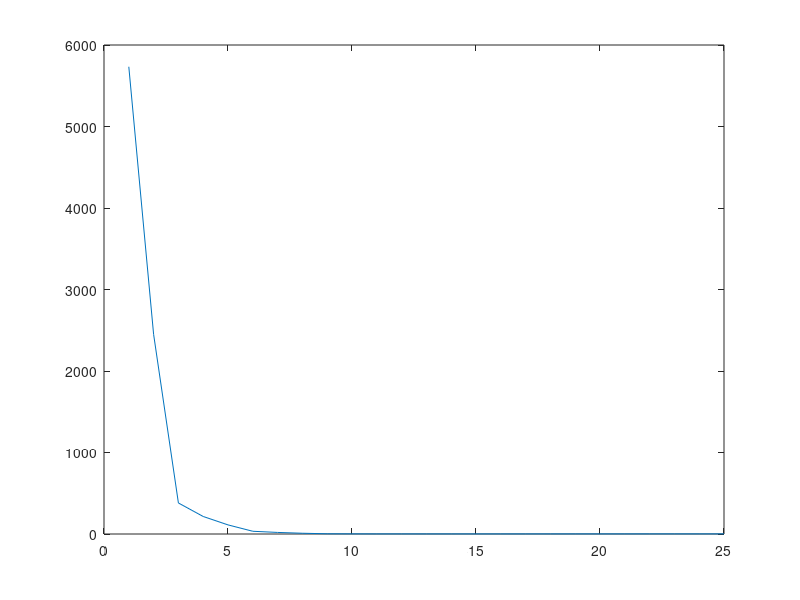

This figure's MATLAB source:
% continuous genetic algorithm]
clear all
clc
f = @(a,b,c,d,e,f,g,h)(a-2)^2+(b-1)^2+(c-3)^2+(d-4)^2+(e-5)^2+(f-6)^2+(g-7)^2+(h-8)^2;

popsize = 1000;
maxit = 25;

% initial population
par = -100 + 200*rand(popsize,8);

for itr = 1:maxit
    
    % cost calculation
    for i=1:length(par)
        cost(i,1)= f(par(i,1),par(i,2),par(i,3),par(i,4),par(i,5),par(i,6),par(i,7),par(i,8));
    end

    minc(itr) = min(cost);
    
    [cost index] = sort(cost);
    par = par(index,:);
    
    % creation roullete wheel
    p = 1./cost;
    per = (1/sum(p)).*p;
    rw = cumsum(per);
%creation of new pool according to roullete wheel
    for i=1:popsize
     r=rand;
     a=find(rw(:,1)>r);
     npar(i,:)=par(a(1),:);
    end
      
    % creation of new population

      j=1;
      for i=1:1:0.5*length(par)
          r=rand;
          fp(j,:)=r*npar(i,:)+(1-r)*npar(i+1,:);
          fp(j+1,:)=r*npar(i+1,:)+(1-r)*npar(i,:);
          j=j+2;
      end
      par=fp;
end
plot(minc)
par(1,:)
minc(end)